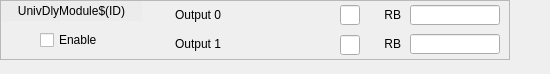
<?xml version="1.0" encoding="UTF-8"?>
<ui version="4.0">
 <class>Form</class>
 <widget class="QWidget" name="Form">
  <property name="geometry">
   <rect>
    <x>0</x>
    <y>0</y>
    <width>550</width>
    <height>74</height>
   </rect>
  </property>
  <property name="windowTitle">
   <string>Form</string>
  </property>
  <widget class="QFrame" name="frame">
   <property name="geometry">
    <rect>
     <x>0</x>
     <y>0</y>
     <width>510</width>
     <height>60</height>
    </rect>
   </property>
   <property name="frameShape">
    <enum>QFrame::StyledPanel</enum>
   </property>
   <property name="frameShadow">
    <enum>QFrame::Raised</enum>
   </property>
   <widget class="caLabel" name="calabel">
    <property name="geometry">
     <rect>
      <x>1</x>
      <y>1</y>
      <width>141</width>
      <height>20</height>
     </rect>
    </property>
    <property name="styleSheet">
     <string notr="true">background-color: rgb(236, 236, 236, 255);</string>
    </property>
    <property name="text">
     <string>UnivDlyModule$(ID)</string>
    </property>
    <property name="alignment">
     <set>Qt::AlignCenter</set>
    </property>
   </widget>
   <widget class="QLabel" name="label_19">
    <property name="geometry">
     <rect>
      <x>160</x>
      <y>5</y>
      <width>61</width>
      <height>20</height>
     </rect>
    </property>
    <property name="text">
     <string>Output 0</string>
    </property>
    <property name="alignment">
     <set>Qt::AlignRight|Qt::AlignTrailing|Qt::AlignVCenter</set>
    </property>
   </widget>
   <widget class="QLabel" name="label_32">
    <property name="geometry">
     <rect>
      <x>380</x>
      <y>5</y>
      <width>21</width>
      <height>20</height>
     </rect>
    </property>
    <property name="text">
     <string>RB</string>
    </property>
    <property name="alignment">
     <set>Qt::AlignRight|Qt::AlignTrailing|Qt::AlignVCenter</set>
    </property>
   </widget>
   <widget class="caLineEdit" name="calineedit_11">
    <property name="geometry">
     <rect>
      <x>410</x>
      <y>5</y>
      <width>90</width>
      <height>20</height>
     </rect>
    </property>
    <property name="alignment">
     <set>Qt::AlignLeading|Qt::AlignLeft|Qt::AlignVCenter</set>
    </property>
    <property name="channel" stdset="0">
     <string notr="true">$(EVR):UnivDlyModule$(ID)-Delay0-RB</string>
    </property>
    <property name="unitsEnabled">
     <bool>true</bool>
    </property>
   </widget>
   <widget class="QLabel" name="label_20">
    <property name="geometry">
     <rect>
      <x>160</x>
      <y>34</y>
      <width>61</width>
      <height>20</height>
     </rect>
    </property>
    <property name="text">
     <string>Output 1</string>
    </property>
    <property name="alignment">
     <set>Qt::AlignRight|Qt::AlignTrailing|Qt::AlignVCenter</set>
    </property>
   </widget>
   <widget class="caLineEdit" name="calineedit_12">
    <property name="geometry">
     <rect>
      <x>410</x>
      <y>34</y>
      <width>90</width>
      <height>20</height>
     </rect>
    </property>
    <property name="alignment">
     <set>Qt::AlignLeading|Qt::AlignLeft|Qt::AlignVCenter</set>
    </property>
    <property name="channel" stdset="0">
     <string notr="true">$(EVR):UnivDlyModule$(ID)-Delay1-RB</string>
    </property>
    <property name="unitsEnabled">
     <bool>true</bool>
    </property>
   </widget>
   <widget class="QLabel" name="label_33">
    <property name="geometry">
     <rect>
      <x>380</x>
      <y>34</y>
      <width>21</width>
      <height>20</height>
     </rect>
    </property>
    <property name="text">
     <string>RB</string>
    </property>
    <property name="alignment">
     <set>Qt::AlignRight|Qt::AlignTrailing|Qt::AlignVCenter</set>
    </property>
   </widget>
   <widget class="caLed" name="caled">
    <property name="geometry">
     <rect>
      <x>10</x>
      <y>30</y>
      <width>20</width>
      <height>20</height>
     </rect>
    </property>
    <property name="channel" stdset="0">
     <string notr="true">$(EVR):UnivDlyModule$(ID)-Ena-RB</string>
    </property>
    <property name="falseColor">
     <color>
      <red>200</red>
      <green>200</green>
      <blue>200</blue>
     </color>
    </property>
    <property name="trueColor">
     <color>
      <red>0</red>
      <green>205</green>
      <blue>0</blue>
     </color>
    </property>
    <property name="undefinedColor">
     <color>
      <red>255</red>
      <green>255</green>
      <blue>255</blue>
     </color>
    </property>
   </widget>
   <widget class="caToggleButton" name="catogglebutton">
    <property name="geometry">
     <rect>
      <x>40</x>
      <y>30</y>
      <width>101</width>
      <height>20</height>
     </rect>
    </property>
    <property name="text">
     <string>Enable</string>
    </property>
    <property name="channel" stdset="0">
     <string notr="true">$(EVR):UnivDlyModule$(ID)-Ena-SP</string>
    </property>
   </widget>
   <widget class="caSpinbox" name="caspinbox_2">
    <property name="geometry">
     <rect>
      <x>230</x>
      <y>5</y>
      <width>111</width>
      <height>20</height>
     </rect>
    </property>
    <property name="toolTip">
     <string>How long does a pulse state stay active</string>
    </property>
    <property name="channel" stdset="0">
     <string notr="true">$(EVR):UnivDlyModule$(ID)-Delay0-SP</string>
    </property>
    <property name="background">
     <color>
      <red>212</red>
      <green>219</green>
      <blue>157</blue>
     </color>
    </property>
    <property name="fixedFormat">
     <bool>false</bool>
    </property>
   </widget>
   <widget class="caSpinbox" name="caspinbox_3">
    <property name="geometry">
     <rect>
      <x>230</x>
      <y>35</y>
      <width>111</width>
      <height>20</height>
     </rect>
    </property>
    <property name="toolTip">
     <string>How long does a pulse state stay active</string>
    </property>
    <property name="channel" stdset="0">
     <string notr="true">$(EVR):UnivDlyModule$(ID)-Delay1-SP</string>
    </property>
    <property name="background">
     <color>
      <red>212</red>
      <green>219</green>
      <blue>157</blue>
     </color>
    </property>
    <property name="fixedFormat">
     <bool>false</bool>
    </property>
   </widget>
   <widget class="caLineEdit" name="calineedit_13">
    <property name="geometry">
     <rect>
      <x>340</x>
      <y>5</y>
      <width>20</width>
      <height>20</height>
     </rect>
    </property>
    <property name="alignment">
     <set>Qt::AlignLeading|Qt::AlignLeft|Qt::AlignVCenter</set>
    </property>
    <property name="channel" stdset="0">
     <string notr="true">$(EVR):UnivDlyModule$(ID)-Delay0-SP.EGU</string>
    </property>
    <property name="unitsEnabled">
     <bool>false</bool>
    </property>
   </widget>
   <widget class="caLineEdit" name="calineedit_14">
    <property name="geometry">
     <rect>
      <x>340</x>
      <y>35</y>
      <width>20</width>
      <height>20</height>
     </rect>
    </property>
    <property name="alignment">
     <set>Qt::AlignLeading|Qt::AlignLeft|Qt::AlignVCenter</set>
    </property>
    <property name="channel" stdset="0">
     <string notr="true">$(EVR):UnivDlyModule$(ID)-Delay1-SP.EGU</string>
    </property>
    <property name="unitsEnabled">
     <bool>false</bool>
    </property>
   </widget>
  </widget>
 </widget>
 <customwidgets>
  <customwidget>
   <class>caToggleButton</class>
   <extends>QCheckBox</extends>
   <header>caToggleButton</header>
  </customwidget>
  <customwidget>
   <class>caSpinbox</class>
   <extends>QFrame</extends>
   <header>caSpinbox</header>
  </customwidget>
  <customwidget>
   <class>caLabel</class>
   <extends>QLabel</extends>
   <header>caLabel</header>
  </customwidget>
  <customwidget>
   <class>caLed</class>
   <extends>QWidget</extends>
   <header>caLed</header>
  </customwidget>
  <customwidget>
   <class>caLineEdit</class>
   <extends>QLineEdit</extends>
   <header>caLineEdit</header>
  </customwidget>
 </customwidgets>
 <resources/>
 <connections/>
</ui>
